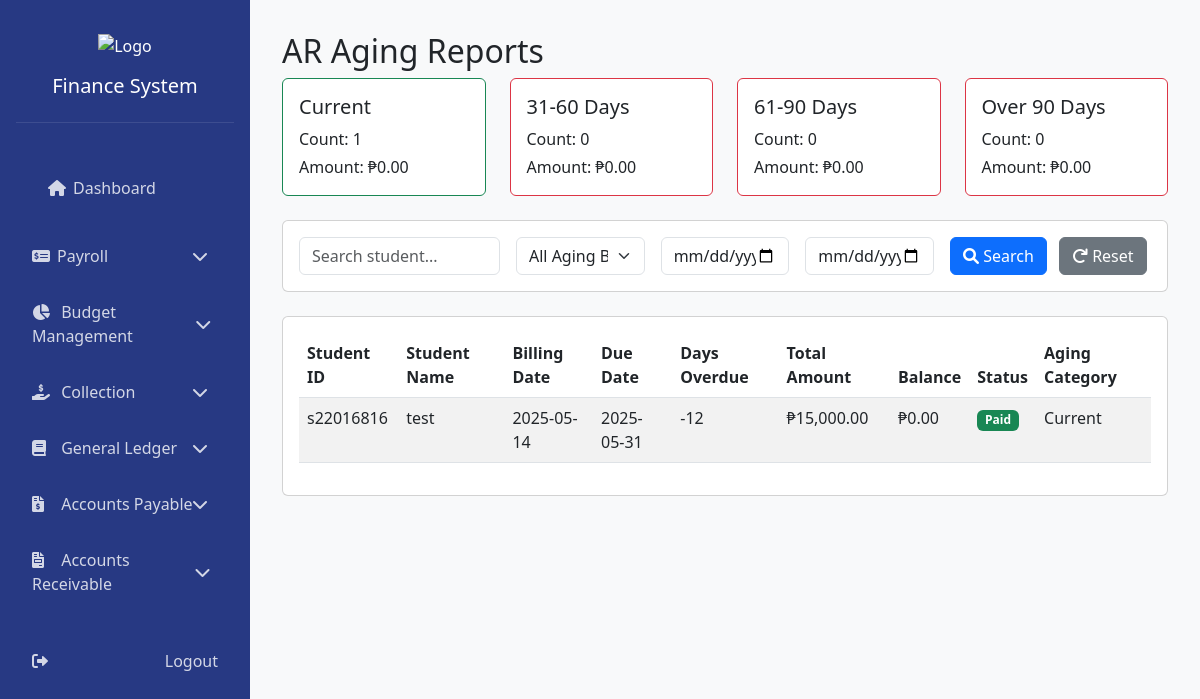
Page /modules/receivable/reports.php (signed in) on the committed database.
### tables this page shows
CREATE TABLE `student_billing` (
  `id` int(11) NOT NULL,
  `student_id` varchar(50) NOT NULL,
  `student_name` varchar(100) NOT NULL,
  `billing_date` date NOT NULL,
  `due_date` date NOT NULL,
  `total_amount` decimal(10,2) NOT NULL,
  `balance_amount` decimal(10,2) NOT NULL,
  `status` enum('pending','partial','paid') DEFAULT 'pending',
  `created_at` timestamp NOT NULL DEFAULT current_timestamp(),
  `updated_at` timestamp NOT NULL DEFAULT current_timestamp() ON UPDATE current_timestamp()
);

### modules/receivable/reports.php (the view, shortened to what this page needs)
<?php
$db = new Database();
$conn = $db->getConnection('receivable');
$search = $_GET['search'] ?? '';
$date_from = $_GET['date_from'] ?? '';
$date_to = $_GET['date_to'] ?? '';
$where_conditions = ['1=1'];
$params = [];
$where_clause = implode(' AND ', $where_conditions);
$sql = "SELECT *,
        DATEDIFF(CURRENT_DATE, due_date) as days_overdue,
        CASE
            WHEN DATEDIFF(CURRENT_DATE, due_date) <= 30 THEN 'Current'
            WHEN DATEDIFF(CURRENT_DATE, due_date) BETWEEN 31 AND 60 THEN '31-60 Days'
            WHEN DATEDIFF(CURRENT_DATE, due_date) BETWEEN 61 AND 90 THEN '61-90 Days'
            ELSE 'Over 90 Days'
        END as aging_category
        FROM student_billing
        WHERE $where_clause
        ORDER BY due_date ASC";
$stmt = $conn->prepare($sql);
$stmt->execute($params);
$receivables = $stmt->fetchAll(PDO::FETCH_ASSOC);
$aging_summary = [
    'Current' => ['count' => 0, 'amount' => 0],
    '31-60 Days' => ['count' => 0, 'amount' => 0],
    '61-90 Days' => ['count' => 0, 'amount' => 0],
    'Over 90 Days' => ['count' => 0, 'amount' => 0]
];
foreach ($receivables as $receivable) {
    $aging_summary[$receivable['aging_category']]['count']++;
    $aging_summary[$receivable['aging_category']]['amount'] += $receivable['balance_amount'];
}
?>
<!DOCTYPE html>
<html lang="en">
<head>
    <link href="https://cdn.jsdelivr.net/npm/bootstrap@5.3.0/dist/css/bootstrap.min.css" rel="stylesheet">
    <link href="https://cdnjs.cloudflare.com/ajax/libs/font-awesome/6.0.0/css/all.min.css" rel="stylesheet">
    <link href="../../css/style.css" rel="stylesheet">
</head>
<body>
    <div class="sidebar">
        <div class="sidebar-logo">
            <img src="../../logo.png" alt="Logo">
            <h5 class="mt-3">Finance System</h5>
        </div>
        <nav class="mt-4">
            <div class="nav-link active">
            <a href="../../dashboard.php" class="nav-link active">
                <i class="fas fa-home"></i> Dashboard
            </a>
            </div>
            <div class="nav-link">
                <div><i class="fas fa-money-check-alt"></i>Payroll</div>
                <i class="fas fa-chevron-down arrow"></i>
            </div>
            <div class="nav-link">
                <div><i class="fas fa-chart-pie"></i> Budget Management</div>
                <i class="fas fa-chevron-down arrow"></i>
            </div>
            <div class="nav-link">
                <div><i class="fas fa-hand-holding-usd"></i> Collection</div>
                <i class="fas fa-chevron-down arrow"></i>
            </div>
            <div class="nav-link">
                <div><i class="fas fa-book"></i> General Ledger</div>
                <i class="fas fa-chevron-down arrow"></i>
            </div>
            <div class="nav-link">
                <div><i class="fas fa-file-invoice-dollar"></i> Accounts Payable</div>
                <i class="fas fa-chevron-down arrow"></i>
            </div>
            <div class="nav-link">
                <div><i class="fas fa-file-invoice"></i> Accounts Receivable</div>
                <i class="fas fa-chevron-down arrow"></i>
            </div>
            <a href="../../logout.php" class="nav-link mt-4">
                <i class="fas fa-sign-out-alt"></i> Logout
            </a>
        </nav>
    </div>
    <div class="main-content">
        <h2>AR Aging Reports</h2>
        <div class="row mb-4">
            <?php foreach ($aging_summary as $category => $data): ?>
            <div class="col-md-3">
                <div class="card aging-card <?php echo $category === 'Current' ? 'border-success' : 'border-danger'; ?>">
                    <div class="card-body">
                        <h5 class="card-title"><?php echo $category; ?></h5>
                        <p class="card-text mb-1">Count: <?php echo $data['count']; ?></p>
                        <p class="card-text">Amount: ₱<?php echo number_format($data['amount'], 2); ?></p>
                    </div>
                </div>
            </div>
            <?php endforeach; ?>
        </div>
        <div class="card mb-4">
            <div class="card-body">
                <form method="GET" class="row g-3">
                    <div class="col-md-3">
                        <input type="text" name="search" class="form-control" placeholder="Search student..." value="<?php echo htmlspecialchars($search); ?>">
                    </div>
                    <div class="col-md-2">
                        <select name="aging_bracket" class="form-select">
                            <option value="">All Aging Brackets</option>
                        </select>
                    </div>
                    <div class="col-md-2">
                        <input type="date" name="date_from" class="form-control" value="<?php echo $date_from; ?>">
                    </div>
                    <div class="col-md-2">
                        <input type="date" name="date_to" class="form-control" value="<?php echo $date_to; ?>">
                    </div>
                    <div class="col-md-3">
                        <button type="submit" class="btn btn-primary me-2">
                            <i class="fas fa-search"></i> Search
                        </button>
                        <a href="reports.php" class="btn btn-secondary">
                            <i class="fas fa-redo"></i> Reset
                        </a>
                    </div>
                </form>
            </div>
        </div>
        <div class="card">
            <div class="card-body">
                <div class="table-responsive">
                    <table class="table table-striped">
                        <thead>
                            <tr>
                                <th>Student ID</th>
                                <th>Student Name</th>
                                <th>Billing Date</th>
                                <th>Due Date</th>
                                <th>Days Overdue</th>
                                <th>Total Amount</th>
                                <th>Balance</th>
                                <th>Status</th>
                                <th>Aging Category</th>
                            </tr>
                        </thead>
                        <tbody>
                            <?php foreach ($receivables as $receivable): ?>
                            <tr>
                                <td><?php echo htmlspecialchars($receivable['student_id']); ?></td>
                                <td><?php echo htmlspecialchars($receivable['student_name']); ?></td>
                                <td><?php echo date('Y-m-d', strtotime($receivable['billing_date'])); ?></td>
                                <td><?php echo date('Y-m-d', strtotime($receivable['due_date'])); ?></td>
                                <td><?php echo $receivable['days_overdue']; ?></td>
                                <td>₱<?php echo number_format($receivable['total_amount'], 2); ?></td>
                                <td>₱<?php echo number_format($receivable['balance_amount'], 2); ?></td>
                                <td>
                                    <span class="badge bg-<?php echo $receivable['status'] === 'paid' ? 'success' : ($receivable['status'] === 'partial' ? 'warning' : 'danger'); ?>">
                                        <?php echo ucfirst($receivable['status']); ?>
                                    </span>
                                </td>
                                <td><?php echo $receivable['aging_category']; ?></td>
                            </tr>
                            <?php endforeach; ?>
                        </tbody>
                    </table>
                </div>
            </div>
        </div>
    </div>
</body>
</html>

### css/style.css (style rules this page uses)
:root { --sidebar-width: 250px; }
body { background: #f8f9fa; }
.sidebar { width: var(--sidebar-width); height: 100vh; position: fixed; left: 0; top: 0; background: #273983; padding: 1rem; color: white; }
.main-content { margin-left: var(--sidebar-width); padding: 2rem; }
.sidebar-logo { text-align: center; padding: 1rem 0; border-bottom: 1px solid rgba(255,255,255,0.1); }
.sidebar-logo img { width: 80px; height: auto; }
.nav-link { color: rgba(255,255,255,0.8); padding: 0.8rem 1rem; margin: 0.2rem 0; border-radius: 5px; display: flex; justify-content: space-between; align-items: center; cursor: pointer; }
.nav-link i { width: 25px; }
.nav-link .arrow { transition: transform 0.3s; }

### rows in the picture
student_billing: student "s22016816", student_name "test", billing_date "2025-05-14", due_date "2025-05-31", days_overdue "-12", total_amount "15,000.00", balance_amount "0.00", status "Paid", aging_category "Current"

### other values in the picture
$category "Current"
$data['count'] "1"
$data['amount'] "0.00"
$category "31-60 Days"
$data['count'] "0"
$category "61-90 Days"
$category "Over 90 Days"
